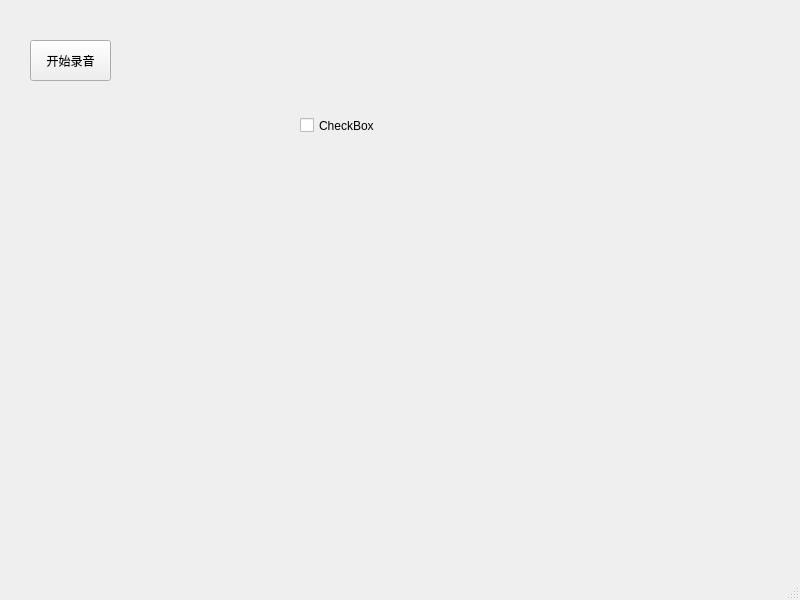
<?xml version="1.0" encoding="UTF-8"?>
<ui version="4.0">
 <class>MainWindow</class>
 <widget class="QMainWindow" name="MainWindow">
  <property name="geometry">
   <rect>
    <x>0</x>
    <y>0</y>
    <width>800</width>
    <height>600</height>
   </rect>
  </property>
  <property name="windowTitle">
   <string>MainWindow</string>
  </property>
  <widget class="QWidget" name="centralwidget">
   <widget class="QPushButton" name="AudioButton">
    <property name="geometry">
     <rect>
      <x>30</x>
      <y>40</y>
      <width>81</width>
      <height>41</height>
     </rect>
    </property>
    <property name="text">
     <string>开始录音</string>
    </property>
   </widget>
   <widget class="QCheckBox" name="checkBox">
    <property name="geometry">
     <rect>
      <x>300</x>
      <y>90</y>
      <width>121</width>
      <height>71</height>
     </rect>
    </property>
    <property name="text">
     <string>CheckBox</string>
    </property>
   </widget>
  </widget>
  <widget class="QMenuBar" name="menubar">
   <property name="geometry">
    <rect>
     <x>0</x>
     <y>0</y>
     <width>800</width>
     <height>21</height>
    </rect>
   </property>
  </widget>
  <widget class="QStatusBar" name="statusbar"/>
 </widget>
 <resources/>
 <connections/>
</ui>
